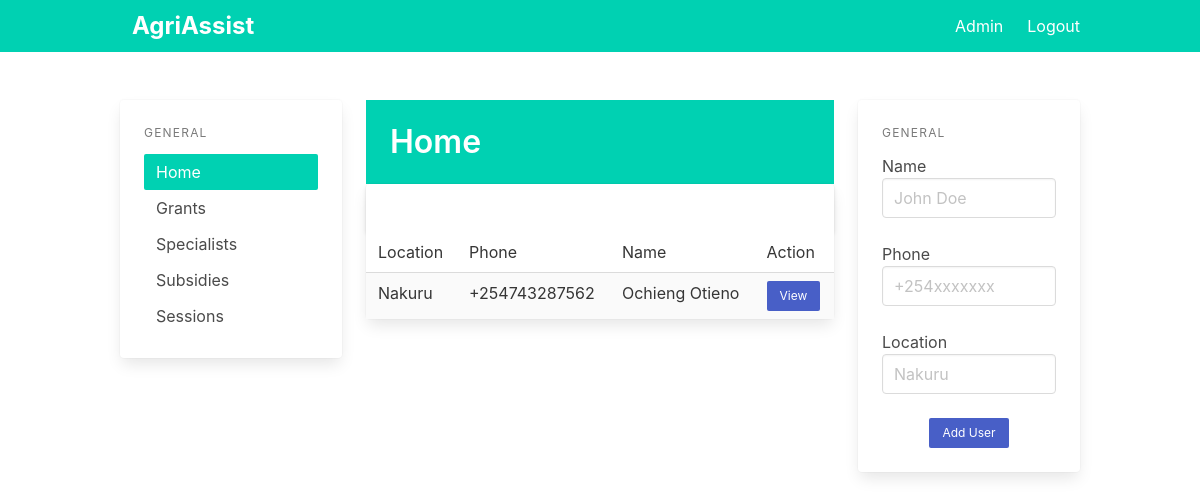
Before: / (signed in) with the older database file.
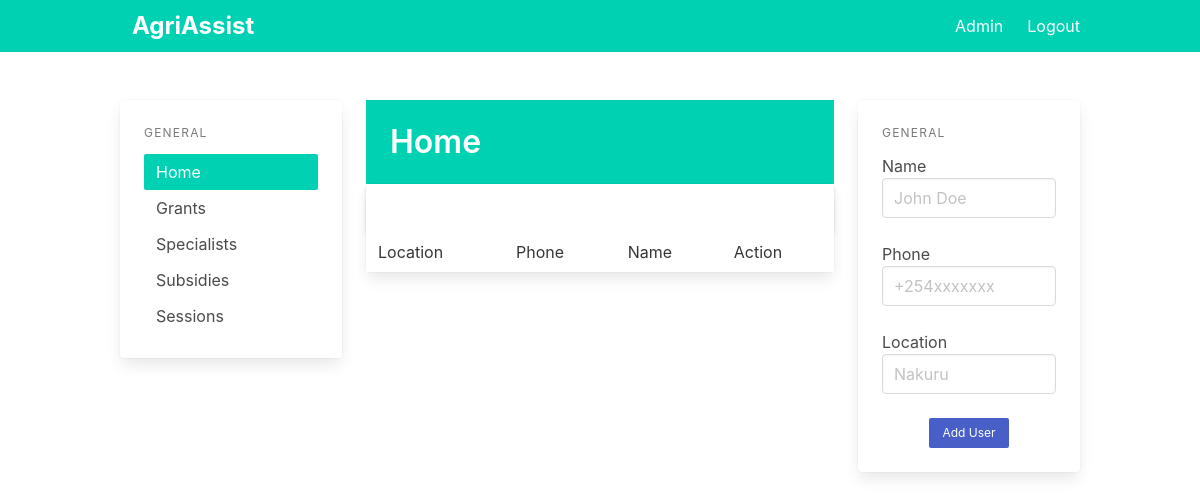
After: the same page with the newer database file.
### app/models.py (models this page shows)
class User(db.Model):
    id = db.Column(db.Integer, primary_key=True)
    phone = db.Column(db.String(15), unique=True)
    name = db.Column(db.String(100))
    location = db.Column(db.String(100))

### app/pages.py (the view)
@page.route('/')
@login_required
def index():
    users = all_users()
    return render_template('index.html', users=users)

### app/__init__.py (called while the page is built)
def create_app():
    app = Flask(__name__)
    app.config.from_pyfile('settings.py')
    app.config["FLASK_DEBUG"] = True
    app.config['SECRET_KEY'] = 'secret-key-goes-here'
    app.config['SQLALCHEMY_DATABASE_URI'] = 'sqlite:///db.sqlite'
    db.init_app(app)
    login_manager = LoginManager()
    login_manager.login_view = 'auth.login'
    login_manager.init_app(app)
    from .models import Admin
    @login_manager.user_loader
    def load_user(user_id):
        return Admin.query.get(int(user_id))
    with app.app_context():
        db.create_all()
    from .auth import auth as auth_blueprint
    app.register_blueprint(auth_blueprint)
    from .pages import page as page_blueprint
    app.register_blueprint(page_blueprint)
    from .main import main as main_blueprint
    app.register_blueprint(main_blueprint)
    return app

### app/utils.py (called while the page is built)
def all_users():
    return User.query.all()

### app/templates/index.html (shortened to what this page needs)
{% extends "base.html" %}
{% block content %}
<div class="columns">
  <div class="column is-3 ">
    <div class="card">
      <aside class="menu is-hidden-mobile card-content">
      <p class="menu-label">
        General
      </p>
      <ul class="menu-list">
        <li><a class="has-background-primary has-text-white" href="/">Home</a></li>
        <li><a href="{{ url_for('page.grants') }}">Grants</a></li>
        <li><a href="{{ url_for('page.specialists') }}">Specialists</a></li>
        <li><a href="{{ url_for('page.subsidies') }}">Subsidies</a></li>
        <li><a href="{{ url_for('page.sessions') }}">Sessions</a></li>
      </ul>
    </aside>
    </div>
  </div>
  <div class="column is-6">
    <section class="hero is-primary welcome is-small">
      <div class="hero-body">
        <div class="container">
          <h1 class="title">
            Home
          </h1>
        </div>
      </div>
    </section>
    <div class="is-6">
      <div class="card events-card">
        <header class="card-header">
          <a href="#" class="card-header-icon" aria-label="more options">
            <span class="icon">
            </span>
          </a>
        </header>
        <div class="card-table">
          <div class="content">
            <table class="table is-fullwidth is-striped">
              <tbody>
                <tr>
                  <td>Location</td>
                  <td>Phone</td>
                  <td>Name</td>
                  <td>Action</td>
                </tr>
                {%for user in users%}
                <tr>
                  <td>{{user.location}}</td>
                  <td>{{user.phone}}</td>
                  <td>{{user.name}}</td>
                  <td><a class="button is-link is-small" href="/user/{{user.id}}">View</a></td>
                </tr>
                {% endfor%}
              </tbody>
            </table>
          </div>
        </div>
      </div>
    </div>
  </div>
  <div class="column is-3">
    <div class="card">
      <div class="card-content">
        <div class="content">
          <aside class="menu is-hidden-mobile">
            <p class="menu-label">
              General
            </p>
            <div class="file is-centered is-boxed is-success has-name">
              <label class="file-label">
                <form action="{{ url_for('page.new_user') }}" method="POST">
                  <div class="control">
                    <label>Name</label>
                    <input class="input" type="text" placeholder="John Doe" name="name">
                  </div>
                  <br />
                  <div class="control">
                    <label>Phone</label>
                    <input class="input" type="text" placeholder="+254xxxxxxx" name="phone">
                  </div>
                  <br>
                  <div class="control">
                    <label>Location</label>
                    <input class="input" type="text" placeholder="Nakuru" name="location">
                  </div>
                  <br />
                  <div class="field is-grouped is-grouped-centered">
                    <p class="control">
                      <input type="submit" value="Add User" class="button is-primary is-link is-small">
                    </p>
                  </div>
                </form>
              </label>
            </div>
          </aside>
        </div>
      </div>
    </div>
  </div>
</div>
{% endblock %}

### app/templates/base.html (shortened to what this page needs)
<!DOCTYPE html>
<html lang="en">
<head>
  <link rel="stylesheet" href="https://cdn.jsdelivr.net/npm/bulma@0.9.4/css/bulma.min.css">
</head>
<body>
  <section class="is-fullheight">
    <nav class="navbar is-primary">
      <div class="container">
        <div id="navbarMenuHeroA" class="navbar-menu">
          <div class="navbar-start">
            <a href="{{ url_for('main.index') }}" class="navbar-item label is-large">
              AgriAssist
            </a>
          </div>
          <div class="navbar-end">
            {% if current_user.is_authenticated %}
            <a href="{{ url_for('main.index') }}" class="navbar-item">
              Admin
            </a>
            {% endif %}
            {% if current_user.is_authenticated %}
            <a href="{{ url_for('auth.logout') }}" class="navbar-item">
              Logout
            </a>
            {% endif %}
          </div>
        </div>
      </div>
    </nav>
    <div class="hero-body">
      <div class="container">
        {% block content %}
        {% endblock %}
      </div>
    </div>
  </section>
</body>
</html>

Changed rows visible on the page:
removed User: location "Nakuru", phone "+254743287562", name "Ochieng Otieno"
